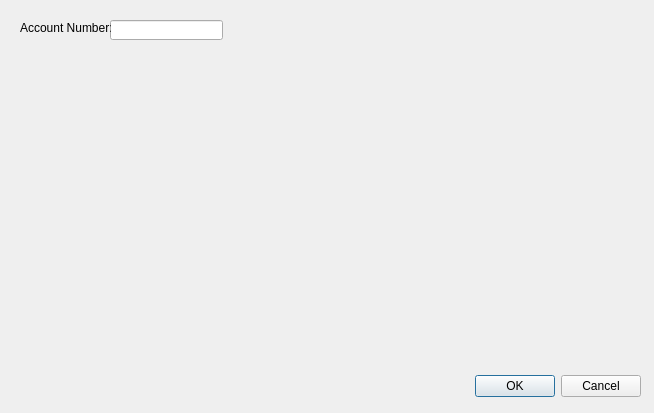
<?xml version="1.0" encoding="UTF-8"?>
<ui version="4.0">
 <class>Dialog</class>
 <widget class="QDialog" name="Dialog">
  <property name="geometry">
   <rect>
    <x>0</x>
    <y>0</y>
    <width>654</width>
    <height>413</height>
   </rect>
  </property>
  <property name="windowTitle">
   <string>Dialog</string>
  </property>
  <widget class="QDialogButtonBox" name="buttonBox">
   <property name="geometry">
    <rect>
     <x>300</x>
     <y>370</y>
     <width>341</width>
     <height>32</height>
    </rect>
   </property>
   <property name="orientation">
    <enum>Qt::Horizontal</enum>
   </property>
   <property name="standardButtons">
    <set>QDialogButtonBox::Cancel|QDialogButtonBox::Ok</set>
   </property>
  </widget>
  <widget class="QLineEdit" name="lineEdit">
   <property name="geometry">
    <rect>
     <x>110</x>
     <y>20</y>
     <width>113</width>
     <height>20</height>
    </rect>
   </property>
  </widget>
  <widget class="QLabel" name="label">
   <property name="geometry">
    <rect>
     <x>20</x>
     <y>20</y>
     <width>91</width>
     <height>16</height>
    </rect>
   </property>
   <property name="text">
    <string>Account Number:</string>
   </property>
  </widget>
 </widget>
 <resources/>
 <connections>
  <connection>
   <sender>buttonBox</sender>
   <signal>accepted()</signal>
   <receiver>Dialog</receiver>
   <slot>accept()</slot>
   <hints>
    <hint type="sourcelabel">
     <x>248</x>
     <y>254</y>
    </hint>
    <hint type="destinationlabel">
     <x>157</x>
     <y>274</y>
    </hint>
   </hints>
  </connection>
  <connection>
   <sender>buttonBox</sender>
   <signal>rejected()</signal>
   <receiver>Dialog</receiver>
   <slot>reject()</slot>
   <hints>
    <hint type="sourcelabel">
     <x>316</x>
     <y>260</y>
    </hint>
    <hint type="destinationlabel">
     <x>286</x>
     <y>274</y>
    </hint>
   </hints>
  </connection>
 </connections>
</ui>
